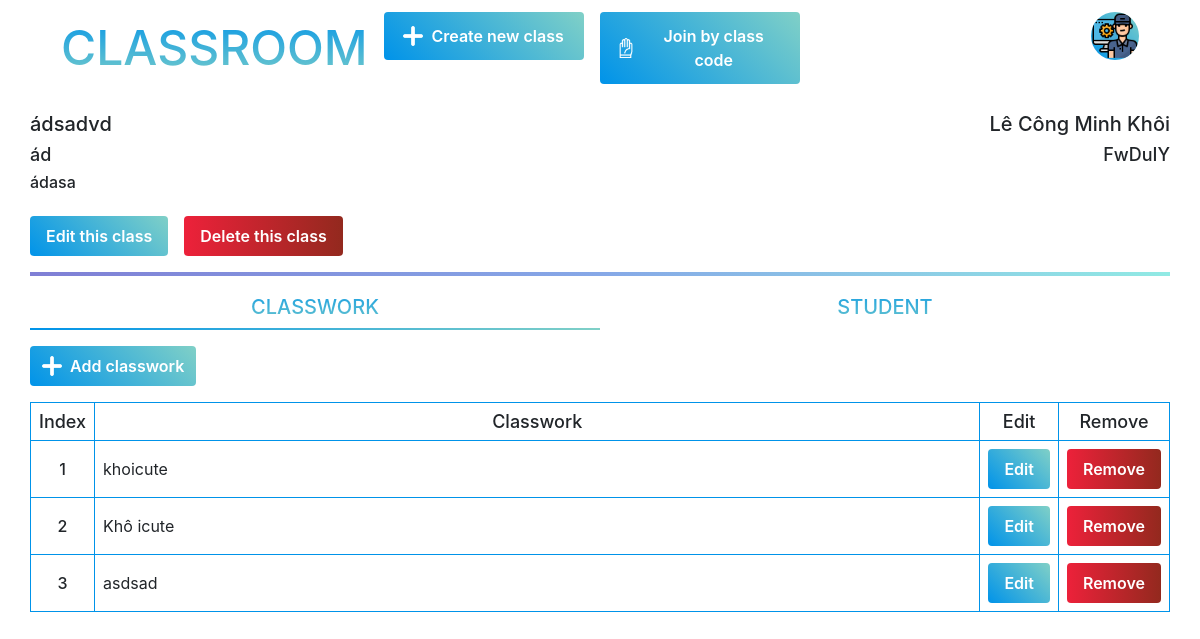
The page /class.php?code=FwDuIY (signed in) on the database its author committed.
### tables this page shows
CREATE TABLE `classroom` (
  `class_code` text NOT NULL,
  `teacher` text NOT NULL,
  `class_name` text NOT NULL,
  `course_name` text NOT NULL,
  `class_image` text NOT NULL,
  `room` text
);

CREATE TABLE `account` (
  `email` text NOT NULL,
  `user` text NOT NULL,
  `full_name` text NOT NULL,
  `date_of_birth` date NOT NULL,
  `phone` text NOT NULL,
  `password` text NOT NULL,
  `role` text,
  `token` text,
  `token_expire_time` datetime DEFAULT NULL
);

CREATE TABLE `classwork` (
  `class_code` text NOT NULL,
  `classwork_code` text NOT NULL,
  `title` text NOT NULL,
  `description` text,
  `file` text
);

### class.php (the view, shortened to what this page needs)
<?php
require("./AllFunction.php");
$classCode = $_GET['code'];
$email = $_SESSION['email'];
$isTeacher = isTeacher($classCode, $email);
$class = getClassByClassCode($classCode);
?>
<html lang="en">
<head>
    <?php
    require("./HTMLHeader.php")
    ?>
</head>
<body>
    <div class="container">
        <?php require("./header.php"); ?>
        <div class="row">
            <?php require("./InfoClassHeader.php") ?>
            <?php if ($isTeacher) { ?>
                <button class="btn btn-primary my-3 mr-3" data-toggle="modal" data-target="#edit-class-modal">
                    Edit this class
                </button>
                <button class="btn btn-danger  my-3 remove-class-in-class" data-toggle="modal" data-target="#confirm-remove" code=<?= $classCode ?>>
                    Delete this class
                </button>
            <?php
            }
            ?>
            <div class="horizontal-line"></div>
        </div>
        <div class="row">
            <ul class="nav nav-tabs nav-class" role="tablist">
                <li role="presentation" class="title active">
                    <a href="#classwork" aria-controls="classwork" role="tab" class="active" data-toggle="tab">Classwork</a>
                </li>
                <li role="presentation" class="title">
                    <a href="#people" aria-controls="people" role="tab" data-toggle="tab">Student</a>
                </li>
            </ul>
            <div class="tab-content w-100">
                <div role="tabpanel" class="tab-pane active" id="classwork">
                    <?php if ($isTeacher) { ?>
                        <button class="btn-class btn btn-primary d-flex mr-3 justify-content-center" data-toggle="modal" data-target="#add-classwork-modal">
                            <i><img src="./images/add.png" alt=""></i>
                            Add classwork
                        </button>
                    <?php } ?>
                    <div class="classwork-table">
                        <?php
                        $classwork = getAllClassworkByClassCode($classCode);
                        if ($classwork->num_rows == 0) {
                            echo "<p class='mt-3'>No classwork to show</p>";
                        } else {
                            if ($isTeacher) { ?>
                                <table class="teacher-table mt-3">
                                    <tr class="teacher-table-row row-head">
                                        <td class="column-head">Index</td>
                                        <td class="column-head">Classwork</td>
                                        <td class="column-head">Edit</td>
                                        <td class="column-head">Remove</td>
                                    </tr>
                                    <?php
                                    $i = 1;
                                    while ($foo = $classwork->fetch_assoc()) {
                                    ?>
                                        <tr class="teacher-table-row row-body classwork-row" code=<?= $foo['classwork_code'] ?>>
                                            <td class="h6 classwork-index column-body">
                                                <?= $i++ ?>
                                            </td>
                                            <td class="column-body">
                                                <?= $foo['title'] ?>
                                            </td>
                                            <td class="column-body icon-class">
                                                <button class="btn btn-primary edit-classwork" data-toggle="modal" data-target="#edit-classwork-modal" title="<?= $foo['title'] ?>" description="<?= $foo['description'] ?>">
                                                    Edit
                                                </button>
                                            </td>
                                            <td class="column-body icon-class">
                                                <button class="btn btn-danger remove-classwork">Remove</button>
                                            </td>
                                        </tr>
                                    <?php
                                    } ?>
                                </table>
                            <?php
                            } ?>
                        <?php
                        } ?>
                    </div>
                </div>
            </div>
        </div>
    </div>
</body>
</html>

### InfoClassHeader.php
<div class="info-class d-flex p-0">
    <div class="class-course" code=<?= $classCode ?>>
        <h2 class='class-name'><?= $class['class_name'] ?></h2>
        <h3 class='course-name '><?= $class['course_name'] ?></h3>
        <h4 class='room'><?= $class['room'] ?></h4>
    </div>
    <div class="teacher-code">
        <h2 class='teacher-name'><?= getAccountByEmail($class['teacher'])['full_name'] ?></h2>
        <h3 class='class-code'><?= $classCode ?></h3>
    </div>
</div>

### style.css (style rules this page uses)
.btn-primary { background-color: #0093e9; background-image: linear-gradient(45deg, #0093e9, #80d0c7); }
.btn { padding: 0.5rem 1rem; font-weight: 600; border: none; }
a { color: #0093e9; }
.title { text-transform: uppercase; font-size: 2rem; background: -webkit-linear-gradient(#0093e9, #80d0c7); background-clip: text; -webkit-background-clip: text; -webkit-text-fill-color: transparent; }
.horizontal-line { width: 100%; height: 4px; background-image: linear-gradient(to right, #7f7fd5, #86a8e7, #91eae4); }
.info-class { width: 100%; margin: 0 !important; }
.class-course, .teacher-code { width: 50%; }
.class-course { cursor: pointer; }
.btn-danger { background: linear-gradient(to right, #ed213a, #93291e) !important; transition: box-shadow 0.3s linear; }
.teacher-code { text-align: end; }
.class-name, .teacher-name { font-size: 1.25rem; }
.course-name, .class-code { font-size: 18px; }
.room { font-size: 1rem; }
.class-name, .teacher-name, .course-name, .class-code { white-space: nowrap; overflow: hidden; line-height: normal; text-overflow: ellipsis; }
.btn-class { padding: 0.75rem 1rem; border: none; transition: box-shadow 0.3s linear; overflow: auto; width: 200px; }
.btn-class i, .change-page i { margin: auto 0.5rem auto 0; height: 20px; width: 20px; }
.btn-class i img, .change-page i img { object-fit: cover; width: 20px; height: 20px; margin-top: auto; margin-bottom: auto; }
.admin-table, .teacher-table { width: 100%; }
.icon-class, .classwork-row { cursor: pointer; }
.column-head { font-size: 18px; text-align: center; font-weight: 500; padding: 0.5rem; }
.column-body { padding: 0.5rem; }
.people-index, .class-index, .classwork-index, .student-index, .icon-class { text-align: center; width: 1%; }
td { border: 1px #0093e9 solid; }
.nav-class { width: 100%; padding: 0.5rem 0; border: none; margin-bottom: 0.5rem; }
.nav-class li { padding: 0.5rem 0; position: relative; width: 50%; text-align: center; }
.nav-class li::after { position: absolute; bottom: 0; left: 0; width: 0; margin: auto; right: 0; height: 2px; content: ""; background-image: linear-gradient(to right, #0093e9, #80d0c7); transition: width 0.3s cubic-bezier(0.06, 0.98, 0.94, 0.96); }
.nav-class li.active:after { width: 100%; }
.nav-class * { font-size: 20px; font-weight: 500; }
.tab-pane .btn-class { width: fit-content; padding: 0.5rem 0.75rem; }

### rows shown on the page
classroom: class_name "ádsadvd", course_name "ád", room "ádasa", teacher.full_name "Lê Công Minh Khôi"
classwork: title "khoicute"
classwork: title "Khô icute"
classwork: title "asdsad"

### other values the page prints
$classCode "FwDuIY"
